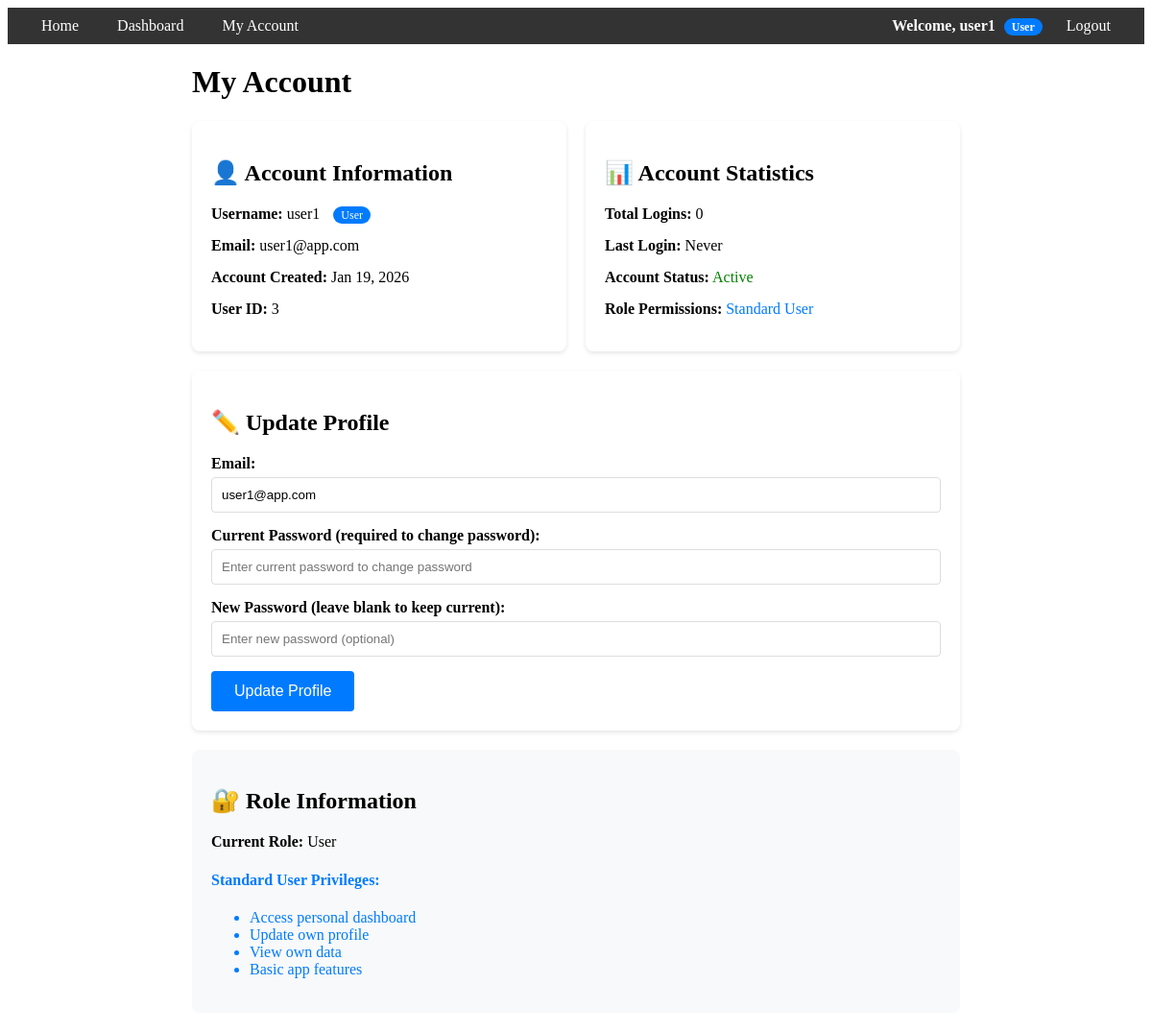
Page /myaccount.php (signed in) on the committed database.
### tables this page shows
CREATE TABLE users (
    id INT AUTO_INCREMENT PRIMARY KEY,
    username VARCHAR(50) NOT NULL UNIQUE,
    password VARCHAR(255) NOT NULL,
    email VARCHAR(100),
    role ENUM('user', 'moderator', 'admin') DEFAULT 'user',
    created_at TIMESTAMP DEFAULT CURRENT_TIMESTAMP
);

### roles.php (called while the page is built, shortened)
<?php
function sanitize($data) {
    return htmlspecialchars($data, ENT_QUOTES, 'UTF-8');
}
?>

### myaccount.php (the view, shortened to what this page needs)
<?php
require_once 'roles.php';
$stmt = $pdo->prepare("SELECT * FROM users WHERE id = ?");
$stmt->execute([$_SESSION['user_id']]);
$user = $stmt->fetch();
$stmt = $pdo->prepare("SELECT COUNT(*) as total_logins FROM login_attempts WHERE username = ? AND success = 1");
$stmt->execute([$user['username']]);
$total_logins = $stmt->fetchColumn();
$stmt = $pdo->prepare("SELECT attempt_time FROM login_attempts WHERE username = ? AND success = 1 ORDER BY attempt_time DESC LIMIT 1");
$stmt->execute([$user['username']]);
$last_login = $stmt->fetchColumn();
?>
<!DOCTYPE html>
<html>
<head>
</head>
<body>
    <?php include 'menu.php'; ?>
    <div style="max-width: 800px; margin: 0 auto; padding: 0 20px;">
        <h1>My Account</h1>
        <div style="display: grid; grid-template-columns: repeat(auto-fit, minmax(350px, 1fr)); gap: 20px; margin: 20px 0;">
            <div style="background: white; padding: 20px; border-radius: 8px; box-shadow: 0 2px 4px rgba(0,0,0,0.1);">
                <h2>👤 Account Information</h2>
                <div style="margin: 15px 0;">
                    <strong>Username:</strong> <?= sanitize($user['username']) ?>
                    <span class="role-badge <?= $user['role'] ?>-badge" style="margin-left: 10px;"><?= ucfirst($user['role']) ?></span>
                </div>
                <div style="margin: 15px 0;"><strong>Email:</strong> <?= sanitize($user['email']) ?></div>
                <div style="margin: 15px 0;"><strong>Account Created:</strong> <?= date('M j, Y', strtotime($user['created_at'])) ?></div>
                <div style="margin: 15px 0;"><strong>User ID:</strong> <?= $user['id'] ?></div>
            </div>
            <div style="background: white; padding: 20px; border-radius: 8px; box-shadow: 0 2px 4px rgba(0,0,0,0.1);">
                <h2>📊 Account Statistics</h2>
                <div style="margin: 15px 0;"><strong>Total Logins:</strong> <?= $total_logins ?></div>
                <div style="margin: 15px 0;"><strong>Last Login:</strong> <?= $last_login ? date('M j, Y H:i:s', strtotime($last_login)) : 'Never' ?></div>
                <div style="margin: 15px 0;"><strong>Account Status:</strong> <span style="color: green;">Active</span></div>
                <div style="margin: 15px 0;"><strong>Role Permissions:</strong>
                    <?php if ($user['role'] === 'admin'): ?>
                        <span style="color: #dc3545;">Full System Access</span>
                    <?php elseif ($user['role'] === 'moderator'): ?>
                        <span style="color: #ffc107;">User Management</span>
                    <?php else: ?>
                        <span style="color: #007bff;">Standard User</span>
                    <?php endif; ?>
                </div>
            </div>
        </div>
        <div style="background: white; padding: 20px; border-radius: 8px; box-shadow: 0 2px 4px rgba(0,0,0,0.1); margin: 20px 0;">
            <h2>✏️ Update Profile</h2>
            <form method="POST">
                <div style="margin: 15px 0;">
                    <label style="display: block; margin-bottom: 5px; font-weight: bold;">Email:</label>
                    <input type="email" name="email" value="<?= sanitize($user['email']) ?>" required
                           style="width: 100%; padding: 10px; border: 1px solid #ddd; border-radius: 4px; box-sizing: border-box;">
                </div>
                <div style="margin: 15px 0;">
                    <label style="display: block; margin-bottom: 5px; font-weight: bold;">Current Password (required to change password):</label>
                    <input type="password" name="current_password" placeholder="Enter current password to change password"
                           style="width: 100%; padding: 10px; border: 1px solid #ddd; border-radius: 4px; box-sizing: border-box;">
                </div>
                <div style="margin: 15px 0;">
                    <label style="display: block; margin-bottom: 5px; font-weight: bold;">New Password (leave blank to keep current):</label>
                    <input type="password" name="new_password" placeholder="Enter new password (optional)"
                           style="width: 100%; padding: 10px; border: 1px solid #ddd; border-radius: 4px; box-sizing: border-box;">
                </div>
                <button type="submit" style="background: #007bff; color: white; padding: 12px 24px; border: none; border-radius: 4px; cursor: pointer; font-size: 16px;">
                    Update Profile
                </button>
            </form>
        </div>
        <div style="background: #f8f9fa; padding: 20px; border-radius: 8px; margin: 20px 0;">
            <h2>🔐 Role Information</h2>
            <p><strong>Current Role:</strong> <?= ucfirst($user['role']) ?></p>
            <?php if ($user['role'] === 'admin'): ?>
                <div style="color: #dc3545;">
                    <h4>Administrator Privileges:</h4>
                    <ul>
                        <li>Full system access</li>
                        <li>User management</li>
                        <li>Role assignment</li>
                        <li>System configuration</li>
                        <li>View all user data</li>
                    </ul>
                </div>
            <?php else: ?>
                <div style="color: #007bff;">
                    <h4>Standard User Privileges:</h4>
                    <ul>
                        <li>Access personal dashboard</li>
                        <li>Update own profile</li>
                        <li>View own data</li>
                        <li>Basic app features</li>
                    </ul>
                </div>
            <?php endif; ?>
        </div>
    </div>
</body>
</html>

### menu.php (shortened to what this page needs)
<?php
$is_logged_in = isset($_SESSION['user_id']);
$username = $is_logged_in ? $_SESSION['username'] : '';
$user_role = '';
if ($is_logged_in) {
    $stmt = $pdo->prepare("SELECT role FROM users WHERE id = ?");
    $stmt->execute([$_SESSION['user_id']]);
    $user_data = $stmt->fetch();
    $user_role = $user_data['role'] ?? 'user';
}
?>
<nav class="menu-bar">
    <ul>
        <div class="menu-left">
            <li><a href="index.php">Home</a></li>
            <?php if ($is_logged_in): ?>
                <li><a href="principal.php">Dashboard</a></li>
                <li><a href="myaccount.php">My Account</a></li>
            <?php endif; ?>
        </div>
        <div class="menu-right">
            <?php if ($is_logged_in): ?>
                <li class="menu-user">
                    Welcome, <?= htmlspecialchars($username) ?>
                    <span class="role-badge <?= $user_role ?>-badge"><?= ucfirst($user_role) ?></span>
                </li>
                <li><a href="exit.php">Logout</a></li>
            <?php else: ?>
                <li><a href="login.php">Login</a></li>
                <li><a href="register.php">Register</a></li>
            <?php endif; ?>
        </div>
    </ul>
</nav>

### menu.php (style rules this page uses)
.menu-bar { background: #333; padding: 10px 0; margin-bottom: 20px; }
.menu-bar ul { list-style: none; margin: 0; padding: 0; display: flex; justify-content: space-between; align-items: center; max-width: 1200px; margin: 0 auto; padding: 0 20px; }
.menu-bar li { display: inline; }
.menu-bar a { color: white; text-decoration: none; padding: 10px 15px; border-radius: 4px; }
.menu-user { color: white; font-weight: bold; }
.menu-left, .menu-right { display: flex; gap: 10px; }
.role-badge { background: #007bff; color: white; padding: 2px 8px; border-radius: 12px; font-size: 12px; margin-left: 5px; }

### rows in the picture
users: role "User", username "user1", email "user1@app.com", created_at "Jan 19, 2026", id "3"

### other values in the picture
$username "user1"
$total_logins "0"
